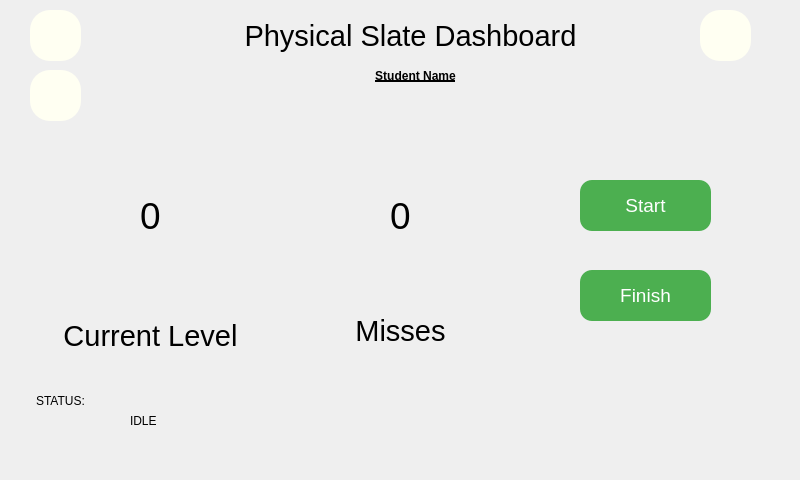
<?xml version="1.0" encoding="UTF-8"?>
<ui version="4.0">
 <class>MainWindow</class>
 <widget class="QMainWindow" name="MainWindow">
  <property name="geometry">
   <rect>
    <x>0</x>
    <y>0</y>
    <width>800</width>
    <height>480</height>
   </rect>
  </property>
  <property name="windowTitle">
   <string>MainWindow</string>
  </property>
  <widget class="QWidget" name="centralwidget">
   <widget class="QLabel" name="label">
    <property name="geometry">
     <rect>
      <x>100</x>
      <y>10</y>
      <width>621</width>
      <height>51</height>
     </rect>
    </property>
    <property name="font">
     <font>
      <pointsize>22</pointsize>
     </font>
    </property>
    <property name="text">
     <string>Physical Slate Dashboard</string>
    </property>
    <property name="alignment">
     <set>Qt::AlignCenter</set>
    </property>
   </widget>
   <widget class="QLabel" name="label_2">
    <property name="geometry">
     <rect>
      <x>50</x>
      <y>310</y>
      <width>201</width>
      <height>51</height>
     </rect>
    </property>
    <property name="font">
     <font>
      <pointsize>22</pointsize>
     </font>
    </property>
    <property name="text">
     <string>Current Level</string>
    </property>
    <property name="alignment">
     <set>Qt::AlignCenter</set>
    </property>
   </widget>
   <widget class="QLabel" name="label_3">
    <property name="geometry">
     <rect>
      <x>300</x>
      <y>310</y>
      <width>201</width>
      <height>41</height>
     </rect>
    </property>
    <property name="font">
     <font>
      <pointsize>22</pointsize>
     </font>
    </property>
    <property name="text">
     <string>Misses</string>
    </property>
    <property name="alignment">
     <set>Qt::AlignCenter</set>
    </property>
   </widget>
   <widget class="QLabel" name="levelCount">
    <property name="geometry">
     <rect>
      <x>60</x>
      <y>140</y>
      <width>181</width>
      <height>151</height>
     </rect>
    </property>
    <property name="font">
     <font>
      <pointsize>28</pointsize>
     </font>
    </property>
    <property name="text">
     <string>0</string>
    </property>
    <property name="alignment">
     <set>Qt::AlignCenter</set>
    </property>
   </widget>
   <widget class="QLabel" name="missCount">
    <property name="geometry">
     <rect>
      <x>310</x>
      <y>140</y>
      <width>181</width>
      <height>151</height>
     </rect>
    </property>
    <property name="font">
     <font>
      <pointsize>28</pointsize>
     </font>
    </property>
    <property name="text">
     <string>0</string>
    </property>
    <property name="alignment">
     <set>Qt::AlignCenter</set>
    </property>
   </widget>
   <widget class="QPushButton" name="finishBt">
    <property name="geometry">
     <rect>
      <x>580</x>
      <y>270</y>
      <width>131</width>
      <height>51</height>
     </rect>
    </property>
    <property name="font">
     <font>
      <pointsize>14</pointsize>
     </font>
    </property>
    <property name="styleSheet">
     <string notr="true">border-radius: 12px;
border: none;
color: white;
background-color: #4CAF50;</string>
    </property>
    <property name="text">
     <string>Finish</string>
    </property>
   </widget>
   <widget class="QPushButton" name="logoutBt">
    <property name="geometry">
     <rect>
      <x>30</x>
      <y>10</y>
      <width>51</width>
      <height>51</height>
     </rect>
    </property>
    <property name="styleSheet">
     <string notr="true">background-color: rgb(255, 255, 242);
border-radius: 20px;</string>
    </property>
    <property name="text">
     <string/>
    </property>
   </widget>
   <widget class="QPushButton" name="homeBt">
    <property name="geometry">
     <rect>
      <x>30</x>
      <y>70</y>
      <width>51</width>
      <height>51</height>
     </rect>
    </property>
    <property name="styleSheet">
     <string notr="true">background-color: rgb(255, 255, 242);
border-radius: 20px;</string>
    </property>
    <property name="text">
     <string/>
    </property>
   </widget>
   <widget class="QPushButton" name="folderBt">
    <property name="geometry">
     <rect>
      <x>700</x>
      <y>10</y>
      <width>51</width>
      <height>51</height>
     </rect>
    </property>
    <property name="styleSheet">
     <string notr="true">background-color: rgb(255, 255, 242);
border-radius: 20px;</string>
    </property>
    <property name="text">
     <string/>
    </property>
   </widget>
   <widget class="QLabel" name="studentName">
    <property name="geometry">
     <rect>
      <x>210</x>
      <y>60</y>
      <width>411</width>
      <height>31</height>
     </rect>
    </property>
    <property name="font">
     <font>
      <pointsize>9</pointsize>
      <weight>75</weight>
      <bold>true</bold>
      <underline>true</underline>
     </font>
    </property>
    <property name="text">
     <string>Student Name</string>
    </property>
    <property name="alignment">
     <set>Qt::AlignCenter</set>
    </property>
   </widget>
   <widget class="QPushButton" name="startBt">
    <property name="geometry">
     <rect>
      <x>580</x>
      <y>180</y>
      <width>131</width>
      <height>51</height>
     </rect>
    </property>
    <property name="font">
     <font>
      <pointsize>14</pointsize>
     </font>
    </property>
    <property name="styleSheet">
     <string notr="true">border-radius: 12px;
border: none;
color: white;
background-color: #4CAF50;</string>
    </property>
    <property name="text">
     <string>Start</string>
    </property>
   </widget>
   <widget class="QLabel" name="label_4">
    <property name="geometry">
     <rect>
      <x>36</x>
      <y>390</y>
      <width>81</width>
      <height>21</height>
     </rect>
    </property>
    <property name="text">
     <string>STATUS:</string>
    </property>
   </widget>
   <widget class="QLabel" name="statusLabel">
    <property name="geometry">
     <rect>
      <x>130</x>
      <y>390</y>
      <width>401</width>
      <height>61</height>
     </rect>
    </property>
    <property name="text">
     <string>IDLE</string>
    </property>
   </widget>
  </widget>
 </widget>
 <resources/>
 <connections/>
</ui>
